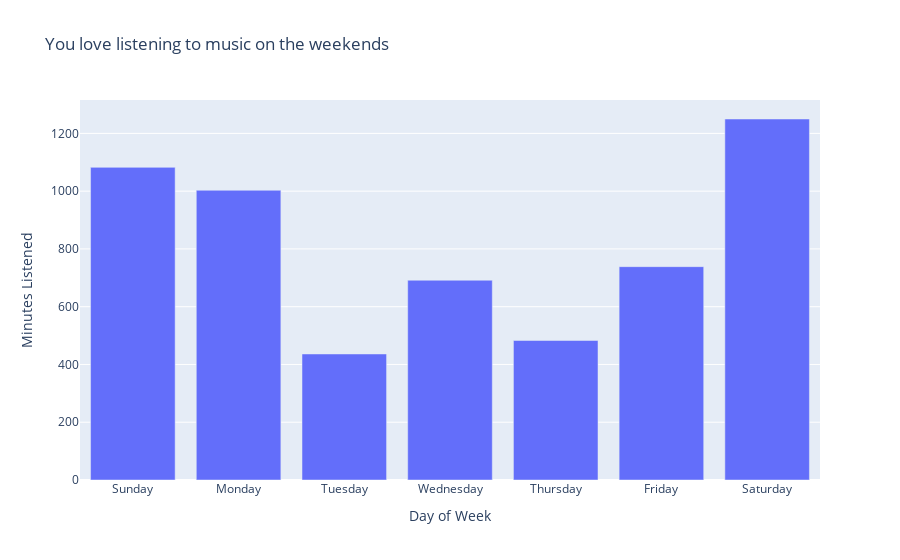

The notebook cell this image was saved under:
### Code cell
# Convert msPlayed into minutes listened
time['Minutes Listened'] = time['ms_played'] / 60000

# Convert End Time (UTC) to End Time (Adj) in the user's time zone
time['End Time (Adj)'] = pd.to_datetime(time['ts'])
time.loc[time['End Time (Adj)'] < '2020-03-08', 'End Time (Adj)'] -= pd.Timedelta(hours=5)
time.loc[(time['End Time (Adj)'] >= '2020-03-08') & (time['End Time (Adj)'] < '2020-11-01'), 'End Time (Adj)'] -= pd.Timedelta(hours=4)
time.loc[time['End Time (Adj)'] >= '2020-11-01', 'End Time (Adj)'] -= pd.Timedelta(hours=5)

# Extract the day of the week from the End Time (Adj) column
time['Day of Week'] = time['End Time (Adj)'].dt.day_name()

# Calculate the total minutes listened per day of the week
total_minutes_per_day = time.groupby('Day of Week')['Minutes Listened'].sum().reset_index()

# Create a bar chart to visualize the results
fig = px.bar(total_minutes_per_day, x='Day of Week', y='Minutes Listened', title='Total Minutes Listened per Day of the Week')
fig.update_traces(hovertemplate='Day of Week: %{x}<br>Total Minutes Listened: %{y:.2f} minutes')
fig = px.bar(total_minutes_per_day, x='Day of Week', y='Minutes Listened', title='You love listening to music on the weekends',
             category_orders={'Day of Week': ['Sunday', 'Monday', 'Tuesday', 'Wednesday', 'Thursday', 'Friday', 'Saturday']})

fig.show()

### Figure 1 — Plotly figure (JSON) as saved in the notebook; plotly's stock layout.template omitted (floating-point values rounded to 4 significant figures)
{"data": [{"alignmentgroup": "True", "hovertemplate": "Day of Week=%{x}<br>Minutes Listened=%{y}<extra></extra>", "legendgroup": "", "marker": {"color": "#636efa", "pattern": {"shape": ""}}, "name": "", "offsetgroup": "", "orientation": "v", "showlegend": false, "textposition": "auto", "type": "bar", "x": ["Friday", "Monday", "Saturday", "Sunday", "Thursday", "Tuesday", "Wednesday"], "xaxis": "x", "y": [738.6, 1003.0, 1250.0, 1082.0, 483.0, 436.3, 691.6], "yaxis": "y"}], "layout": {"barmode": "relative", "legend": {"tracegroupgap": 0}, "title": {"text": "You love listening to music on the weekends"}, "xaxis": {"anchor": "y", "categoryarray": ["Sunday", "Monday", "Tuesday", "Wednesday", "Thursday", "Friday", "Saturday"], "categoryorder": "array", "domain": [0, 1], "title": {"text": "Day of Week"}}, "yaxis": {"anchor": "x", "domain": [0, 1], "title": {"text": "Minutes Listened"}}}}
